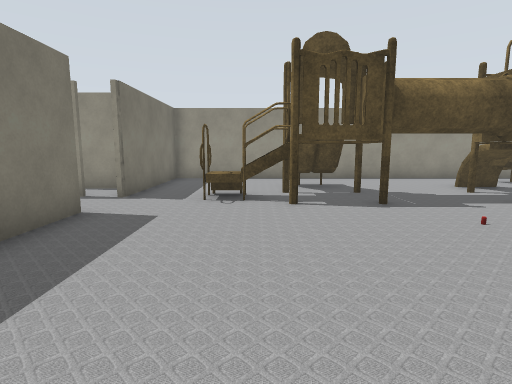
view 1 (above)

24 first-person views from a walk through a robot-simulator world made for Gazebo. The camera is 1.2 m above the floor, tilts 8° down and sees 80° across. Floor lines are 1 m apart. The floor is counted in squares, 1 m on a side. Each view is taken from the middle of a square. On the plan, view 1 faces up. The plan holds only what a view shows up to about 13 squares ahead; the rest is blank. The place goes on beyond the plan. Robots are left out. Gazebo's built-in surfaces are drawn with simple patterns. Some surface patterns are stand-ins.

view 2
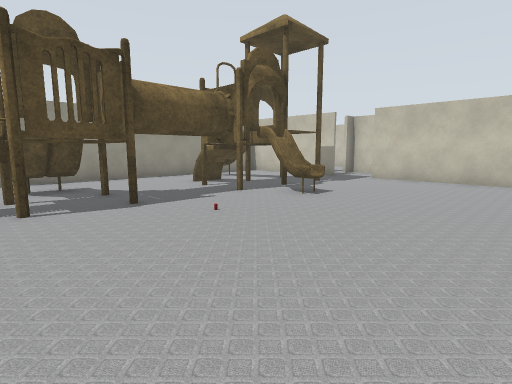

view 3
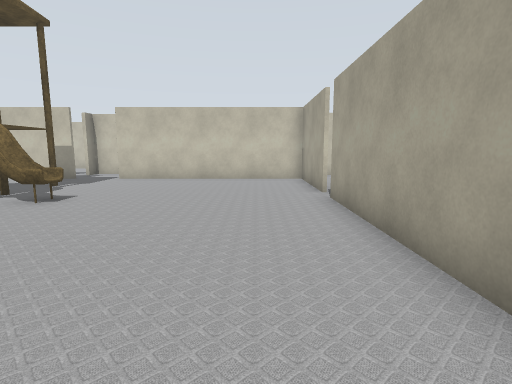

view 4
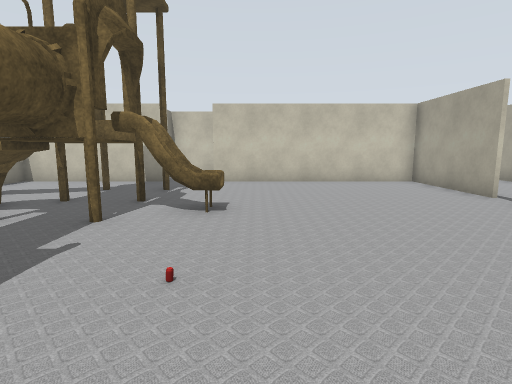

view 5
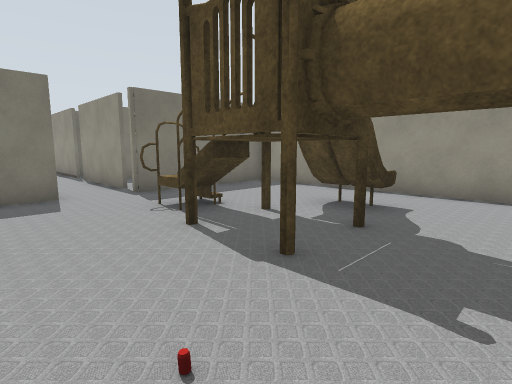

view 6
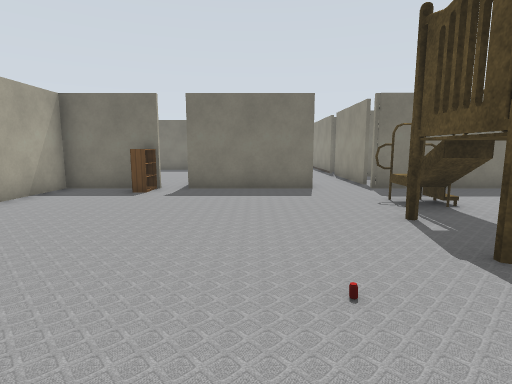

view 7
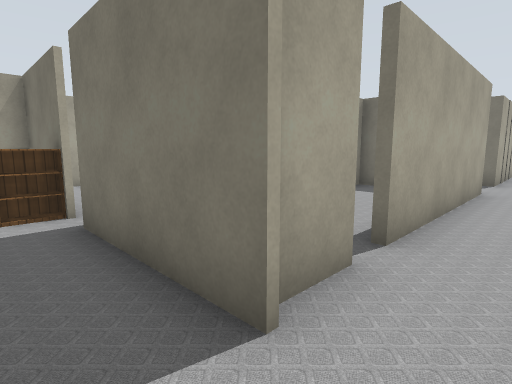

view 8
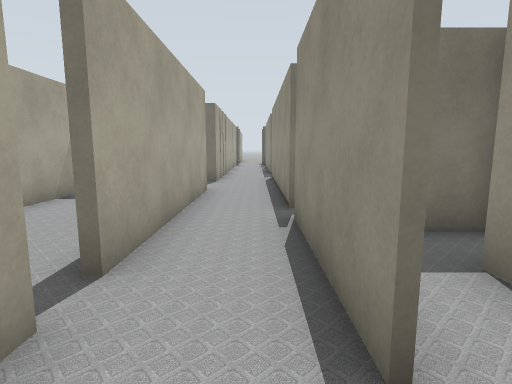

view 9
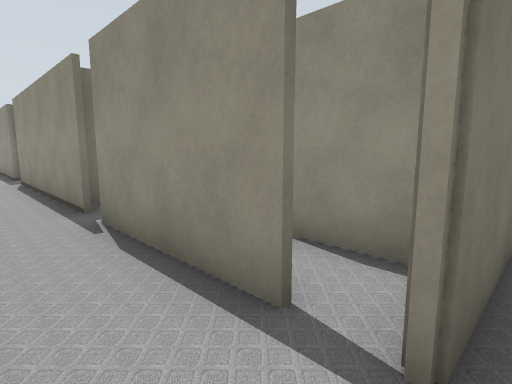

view 10
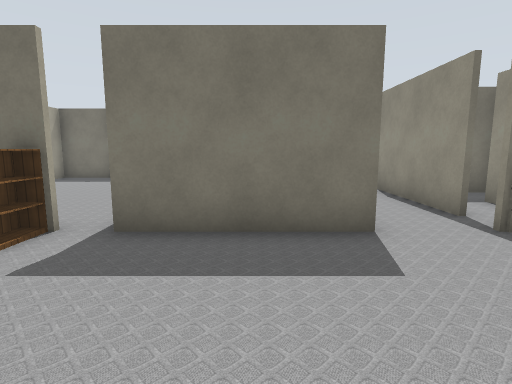

view 11
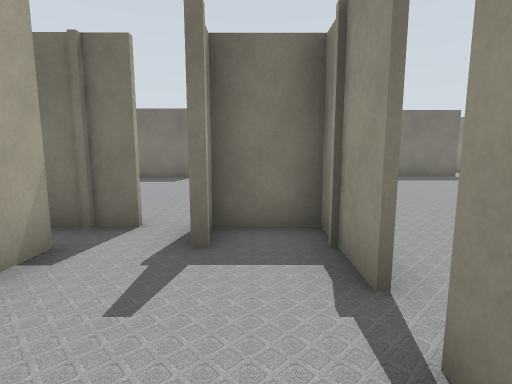

view 12
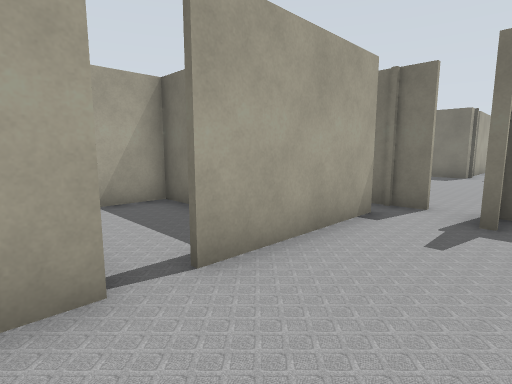

view 13
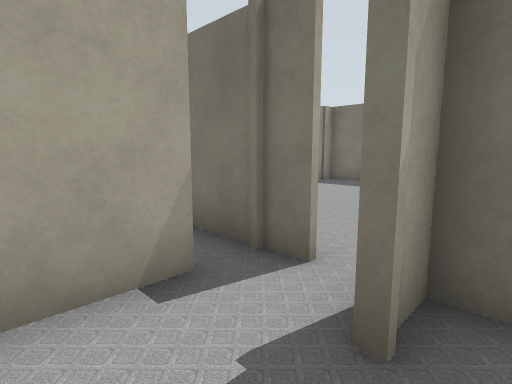

view 14
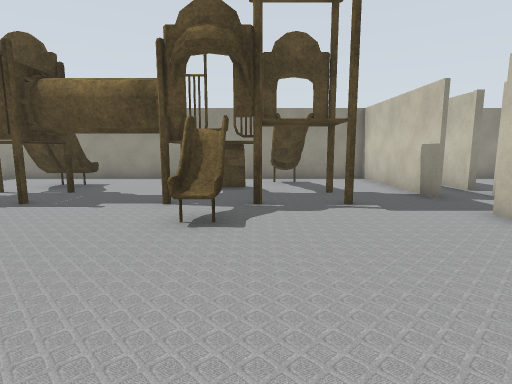

view 15
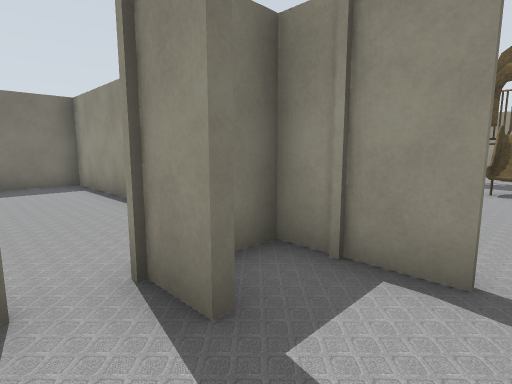

view 16
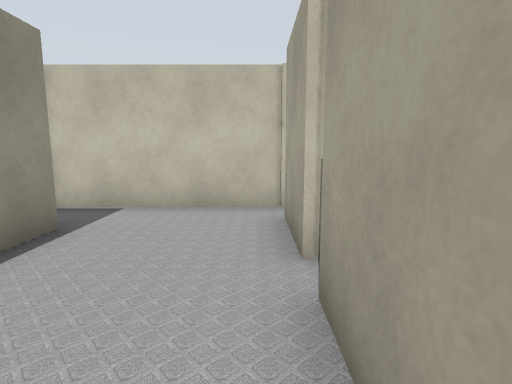

view 17
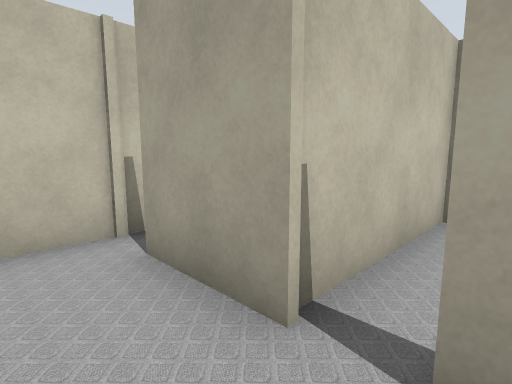

view 18
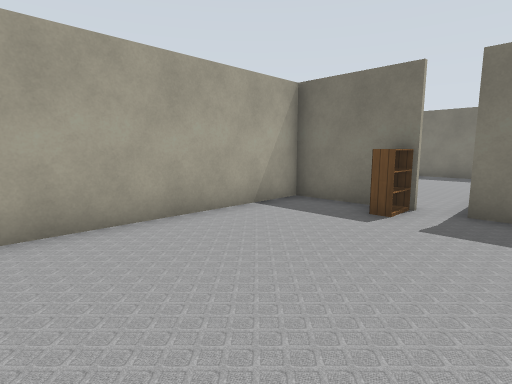

view 19
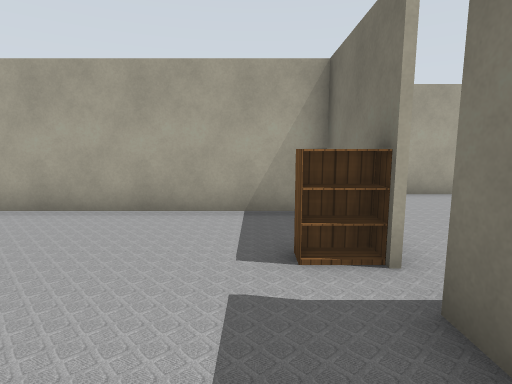

view 20
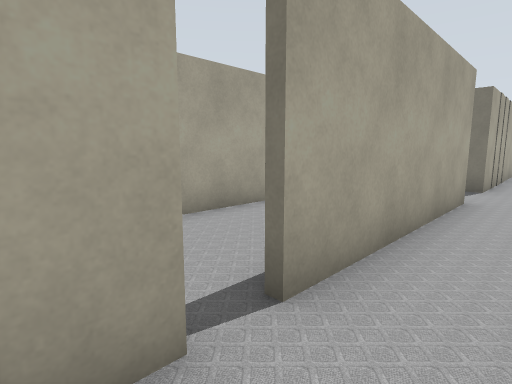

view 21
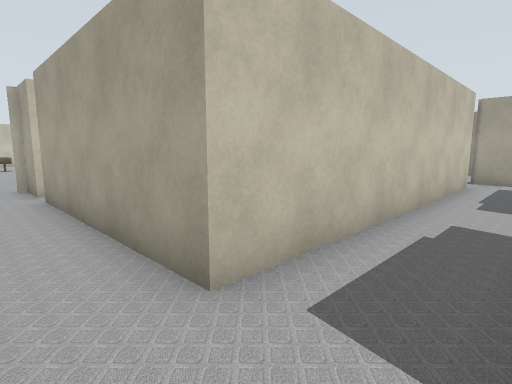

view 22
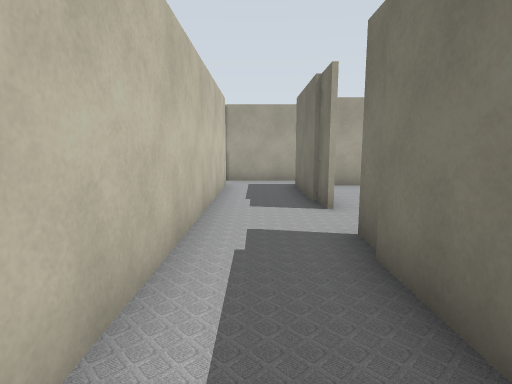

view 23
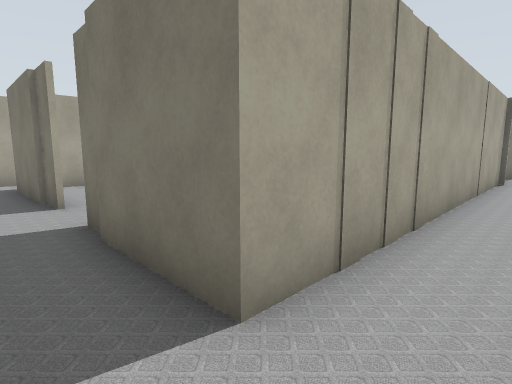

view 24
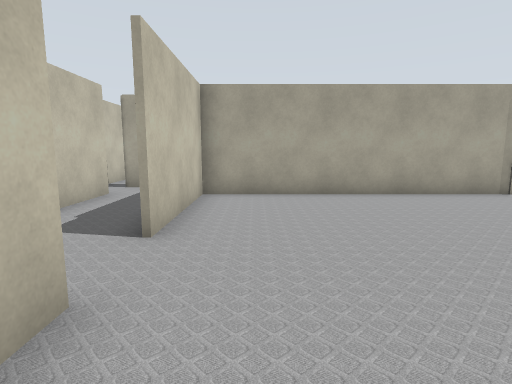

### Floor plan
Key: @ floor where view 1 was taken; # wall or solid block; x gap in a wall; . floor; P playground; C drink can; B bookshelf.
Columns run from 21 left of view 1 to 14 right of it. Each row starts with its distance up from view 1.
 13                   #################
 12                   #...............#
 11                   #...........P...#
 10                   #...PP....P.P...#
  9                ####...PP....P.P...##
  8  ###.############.#.PPPPPPPPPPPP..##
  7   ..................PPPPPPPPPPPP....
  6 ............................P......
  5 ########.######xx##......C..P.....#
  4      . #.#  ....  #...............#
  3     ...#.#......  #...............#
  2    ....#.######   #...............#
  1   .......#........B...............#
  0  ........#........#..@............#
 -1 .......#.#........#...............##
 -2 .......#.#........###########.######
 -3 .......#.#... ... #.......#........#
 -4 ########.##   #####.......##.......#
 -5        ...        ........x........#
 -6        ###        #.......#.###x##x#
 -7           #       #.....  #.   .#
 -8           #       #...         .#
 -9                   #..        #  #
-10                   ##         ##

Where each view was taken, in squares from view 1:
view 1: 0 up, 0 right, facing up
view 2: 0 up, 0 right, facing up-right
view 3: 0 up, 0 right, facing right
view 4: 4 up, 1 right, facing right
view 5: 4 up, 5 right, facing up-left
view 6: 4 up, 6 right, facing left
view 7: 7 up, 2 left, facing down-left
view 8: 7 up, 3 left, facing left
view 9: 6 up, 3 left, facing up-left
view 10: 4 up, 1 right, facing left
view 11: 3 down, 10 right, facing left
view 12: 3 down, 12 right, facing down-left
view 13: 3 down, 8 right, facing down-left
view 14: 0 up, 8 right, facing up
view 15: 5 down, 8 right, facing up-left
view 16: 5 down, 8 right, facing right
view 17: 4 down, 10 right, facing down-right
view 18: 3 up, 3 right, facing down-left
view 19: 4 up, 2 left, facing down
view 20: 7 up, 4 left, facing down-left
view 21: 7 up, 14 left, facing down-right
view 22: 6 up, 13 left, facing down
view 23: 7 up, 13 left, facing down-left
view 24: 4 up, 16 left, facing down
